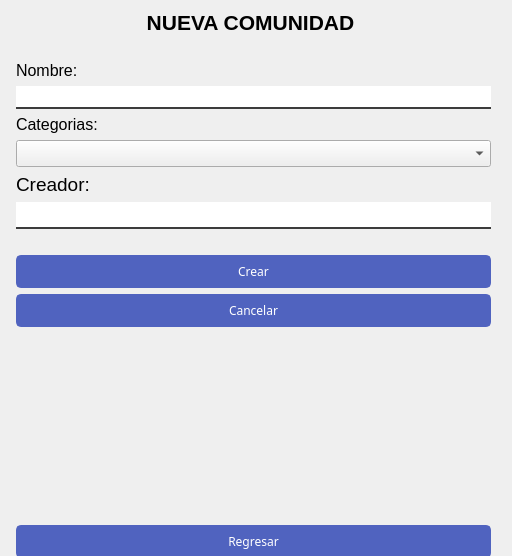
<?xml version="1.0" encoding="UTF-8"?>
<ui version="4.0">
 <class>Form</class>
 <widget class="QWidget" name="Form">
  <property name="geometry">
   <rect>
    <x>0</x>
    <y>0</y>
    <width>512</width>
    <height>556</height>
   </rect>
  </property>
  <property name="font">
   <font>
    <pointsize>9</pointsize>
   </font>
  </property>
  <property name="windowTitle">
   <string>Form</string>
  </property>
  <property name="styleSheet">
   <string notr="true">QMainWindow {
	background-color: rgb(255, 255, 255)
}

QPushButton#btnRegistrarse{
	border: none;
	background-color: transparent;
	color: black;
	text-align: center; 
	padding: 0px; 
}

QPushButton#btnRegistrarse:hover {
            text-decoration: underline; /* Optional: Add underline on hover */
}

QPushButton#btnRegistrarse:pressed {
            color: gray; /* Optional: Change color on click */
}

QCheckBox {
	color:gray;
}
QPushButton{
	background-color: rgb(80, 99, 191);
	color: rgb(255, 255, 255);
	border: 2px solid rgb(80, 99, 191);
	border-radius: 5px;
	padding: 6px;
	font-family: &quot;Adwaita Sans&quot;; /* Establece la fuente */
     /* Establece el tamaño de la fuente */
}

QLineEdit{
	border: none;
	border-bottom: 2px solid rgb(60, 60, 60);
}

QLineEdit:focus{
	border-bottom: 2px solid rgb(103, 129, 255);
}

QPushButton:hover,
QPushButton:clicked{
	background-color: rgb(65, 84, 176);
	border: 2px solid rgb(65, 84, 176);
}</string>
  </property>
  <widget class="QWidget" name="gridLayoutWidget">
   <property name="geometry">
    <rect>
     <x>10</x>
     <y>10</y>
     <width>481</width>
     <height>548</height>
    </rect>
   </property>
   <layout class="QGridLayout" name="gridLayout">
    <item row="5" column="1">
     <widget class="QComboBox" name="cbxCategorias">
      <property name="font">
       <font>
        <pointsize>12</pointsize>
       </font>
      </property>
     </widget>
    </item>
    <item row="6" column="1">
     <widget class="QLabel" name="label_5">
      <property name="font">
       <font>
        <pointsize>14</pointsize>
       </font>
      </property>
      <property name="text">
       <string>Creador:</string>
      </property>
     </widget>
    </item>
    <item row="0" column="0" colspan="2">
     <widget class="QLabel" name="label">
      <property name="font">
       <font>
        <pointsize>16</pointsize>
        <weight>75</weight>
        <bold>true</bold>
       </font>
      </property>
      <property name="text">
       <string>NUEVA COMUNIDAD</string>
      </property>
      <property name="alignment">
       <set>Qt::AlignCenter</set>
      </property>
     </widget>
    </item>
    <item row="2" column="1">
     <widget class="QLabel" name="label_3">
      <property name="font">
       <font>
        <pointsize>12</pointsize>
       </font>
      </property>
      <property name="text">
       <string>Nombre:</string>
      </property>
     </widget>
    </item>
    <item row="3" column="1">
     <widget class="QLineEdit" name="txtNombre">
      <property name="font">
       <font>
        <pointsize>12</pointsize>
       </font>
      </property>
     </widget>
    </item>
    <item row="12" column="1">
     <widget class="QPushButton" name="btnRegresar">
      <property name="font">
       <font>
        <family>Adwaita Sans</family>
       </font>
      </property>
      <property name="text">
       <string>Regresar</string>
      </property>
     </widget>
    </item>
    <item row="8" column="1">
     <spacer name="horizontalSpacer">
      <property name="orientation">
       <enum>Qt::Horizontal</enum>
      </property>
      <property name="sizeHint" stdset="0">
       <size>
        <width>40</width>
        <height>20</height>
       </size>
      </property>
     </spacer>
    </item>
    <item row="1" column="0" colspan="2">
     <widget class="QLabel" name="label_2">
      <property name="text">
       <string/>
      </property>
      <property name="pixmap">
       <pixmap>iconos/icons8-comunidad.png</pixmap>
      </property>
      <property name="alignment">
       <set>Qt::AlignCenter</set>
      </property>
     </widget>
    </item>
    <item row="11" column="1">
     <spacer name="verticalSpacer">
      <property name="orientation">
       <enum>Qt::Vertical</enum>
      </property>
      <property name="sizeHint" stdset="0">
       <size>
        <width>20</width>
        <height>40</height>
       </size>
      </property>
     </spacer>
    </item>
    <item row="7" column="1">
     <widget class="QLineEdit" name="lineEdit">
      <property name="font">
       <font>
        <pointsize>14</pointsize>
       </font>
      </property>
     </widget>
    </item>
    <item row="9" column="1">
     <widget class="QPushButton" name="btnCrear">
      <property name="font">
       <font>
        <family>Adwaita Sans</family>
       </font>
      </property>
      <property name="text">
       <string>Crear</string>
      </property>
     </widget>
    </item>
    <item row="4" column="1">
     <widget class="QLabel" name="label_4">
      <property name="font">
       <font>
        <pointsize>12</pointsize>
       </font>
      </property>
      <property name="text">
       <string>Categorias:</string>
      </property>
     </widget>
    </item>
    <item row="10" column="1">
     <widget class="QPushButton" name="btnCancelar">
      <property name="font">
       <font>
        <family>Adwaita Sans</family>
       </font>
      </property>
      <property name="text">
       <string>Cancelar</string>
      </property>
     </widget>
    </item>
   </layout>
  </widget>
 </widget>
 <resources/>
 <connections/>
</ui>
